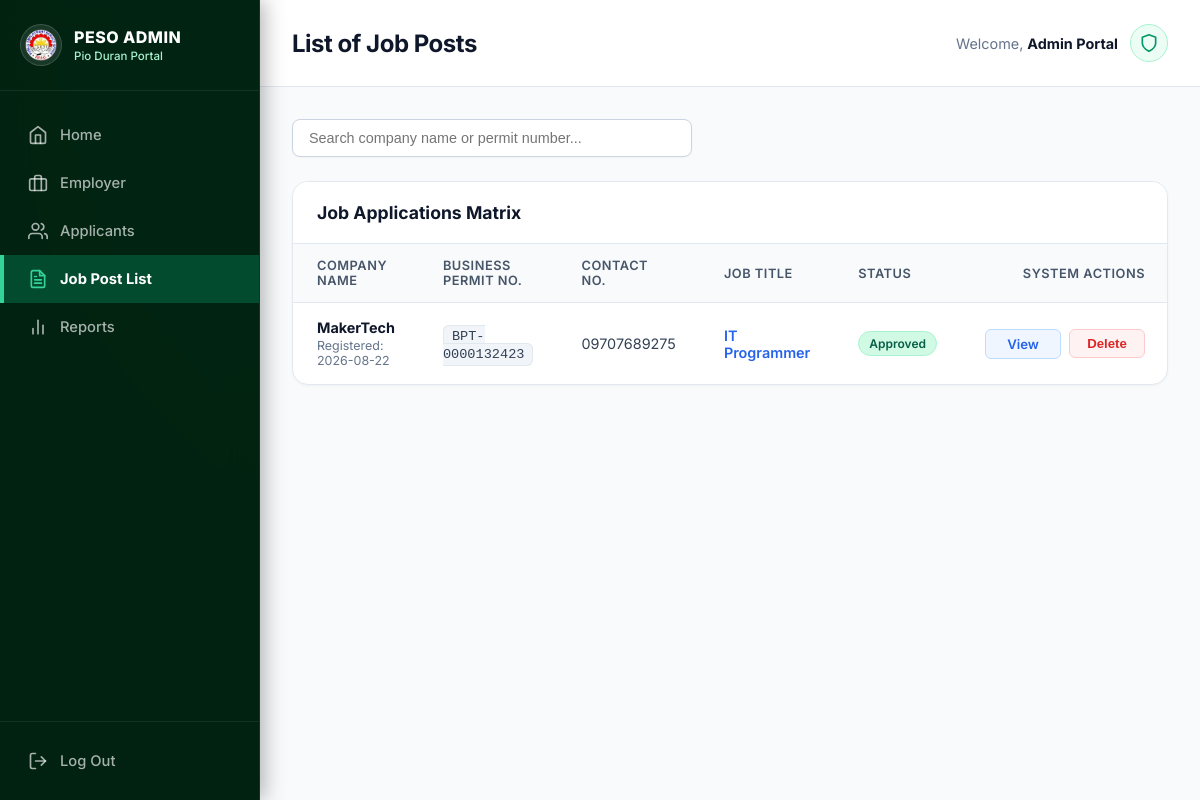
Before: /peso/job-list/ (signed in) with the older database file.
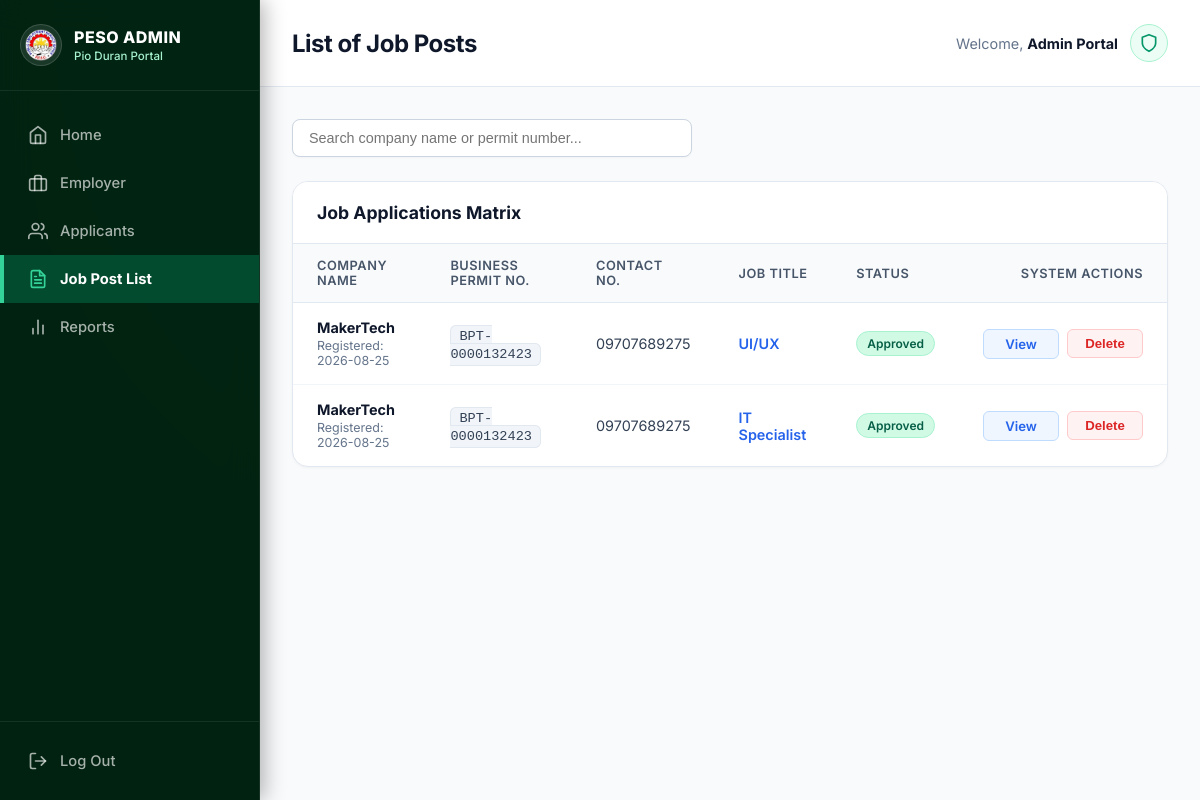
After: the same page with the newer database file.
### employer/models.py (models this page shows, shortened)
class JobPost(models.Model):
    STATUS_CHOICES = (
        ("pending", "Pending Review"),
        ("approved", "Approved"),
        ("rejected", "Rejected"),
    )
    JOB_TYPE = (
        ("full_time", "Full Time"),
        ("part_time", "Part Time"),
        ("contract", "Contract"),
        ("internship", "Internship"),
        ("temporary", "Temporary"),
    )
    employer = models.ForeignKey(
        Employer,
        on_delete=models.CASCADE,
        related_name="jobs"
    )
    title = models.CharField(max_length=255)
    description = models.TextField()
    qualifications = models.TextField()
    responsibilities = models.TextField(blank=True)
    salary = models.DecimalField(
        max_digits=10,
        decimal_places=2,
        null=True,
        blank=True
    )
    location = models.CharField(max_length=255)
    job_type = models.CharField(
        max_length=20,
        choices=JOB_TYPE,
        default="full_time"
    )
    vacancies = models.PositiveIntegerField(default=1)
    deadline = models.DateField()
    status = models.CharField(
        max_length=20,
        choices=STATUS_CHOICES,
        default="pending"
    )
    admin_remarks = models.TextField(blank=True)
    created_at = models.DateTimeField(auto_now_add=True)
    updated_at = models.DateTimeField(auto_now=True)
    approved_at = models.DateTimeField(
        null=True,
        blank=True
    )

class Employer(models.Model):
    employer = models.OneToOneField(User, on_delete=models.CASCADE)
    company_name = models.CharField(max_length=255)
    business_permit_no = models.CharField(max_length=255, unique=True)
    contact_no = models.CharField(max_length=11, unique=True)
    description = models.TextField()
    company_logo = models.ImageField(upload_to="company_logo")
    created_at = models.DateTimeField(auto_now_add=True)
    is_active = models.BooleanField(default=True)

### core/views.py (the view)
# urls.py: path('job-list/', views.job_list, name="job-post-list"),
@login_required(login_url="login_user")
def job_list(request):
    jobs = JobPost.objects.all()
    return render(request, "pages/job_post.html", {"jobs":jobs})

### core/templates/pages/job_post.html (shortened to what the changed rows need)
{% extends 'base.html' %}
{% load static %}
{% block content %}
<header class="content-header">
    <div class="page-title">
        <h2>List of Job Posts</h2>
    </div>
</header>
<div class="dashboard-workspace">
    <div class="data-card">
        <div class="table-responsive">
            <table id="jobTable">
                <thead>
                    <tr>
                        <th>Company Name</th>
                        <th>Business Permit No.</th>
                        <th>Contact No.</th>
                        <th>Job Title</th>
                        <th>Status</th>
                        <th style="text-align: right;">
                            System Actions
                        </th>
                    </tr>
                </thead>
                <tbody>
                    {% for i in jobs %}
                    <tr class="job-row">
                        <td>
                            <div
                                style="
                                    font-weight: 700;
                                    color: #0f172a;
                                "
                            >
                                {{ i.employer.company_name }}
                            </div>
                            <div
                                style="
                                    font-size: 0.78rem;
                                    color: #64748b;
                                    margin-top: 2px;
                                "
                            >
                                Registered:
                                {{ i.created_at|date:"Y-m-d" }}
                            </div>
                        </td>
                        <td>
                            <code class="permit-code">
                                {{ i.employer.business_permit_no }}
                            </code>
                        </td>
                        <td style="color: #334155;">
                            {{ i.employer.contact_no }}
                        </td>
                        <td>
                            <div
                                style="
                                    font-weight: 600;
                                    color: #2563eb;
                                "
                            >
                                {{ i.title }}
                            </div>
                        </td>
                        <td>
                            {% if i.status|lower == 'approved' or i.status|lower == 'active' %}
                                <span class="badge-status active">
                                    {{ i.status }}
                                </span>
                            {% else %}
                                <span class="badge-status">
                                    {{ i.status }}
                                </span>
                            {% endif %}
                        </td>
                        <td style="text-align: right;">
                            <div class="action-group">
                                <a
                                    href="{% url 'view-job' i.id %}"
                                    title="View Job Post"
                                    class="btn-action btn-action-view"
                                    onclick="return handleView(this, event);"
                                >
                                    <span class="normal-content">
                                        View
                                    </span>
                                </a>
                                <form
                                    method="POST"
                                    action="{% url 'delete-job' i.id %}"
                                    class="delete-job-form"
                                    style="display:inline;"
                                >
                                    <button
                                        type="submit"
                                        title="Delete Permanently"
                                        class="btn-action btn-action-delete"
                                    >
                                        <span class="normal-content">
                                            Delete
                                        </span>
                                    </button>
                                </form>
                            </div>
                        </td>
                    </tr>
                    {% endfor %}
                </tbody>
            </table>
        </div>
    </div>
</div>
{% endblock %}

Changed rows visible on the page:
removed JobPost: employer.company_name "MakerTech", created_at "2026-08-22", employer.business_permit_no "BPT-0000132423", employer.contact_no "09707689275", title "IT Programmer", status "Approved"
added JobPost: employer.company_name "MakerTech", created_at "2026-08-25", employer.business_permit_no "BPT-0000132423", employer.contact_no "09707689275", title "UI/UX", status "Approved"
added JobPost: employer.company_name "MakerTech", created_at "2026-08-25", employer.business_permit_no "BPT-0000132423", employer.contact_no "09707689275", title "IT Specialist", status "Approved"
